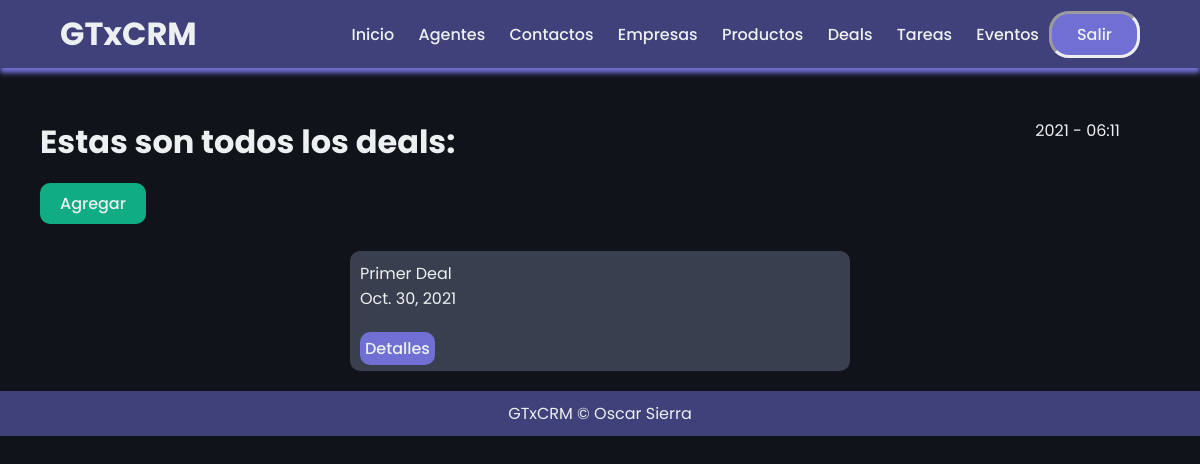
The page /deals/ (signed in) on the database as committed earlier.
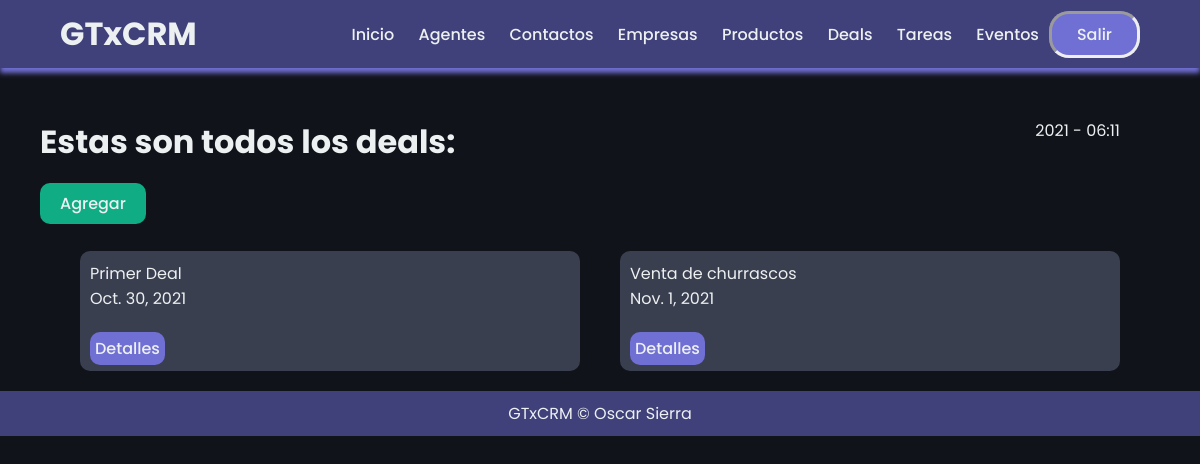
The same page on the database as committed later.
### mainapp/models.py (models this page shows, shortened)
class Deal(models.Model):
    nombre = models.CharField(max_length=45)
    contacto = models.ForeignKey("Lead", on_delete=models.CASCADE)
    empresa = models.ForeignKey("Empresa", on_delete=models.CASCADE)
    estado = models.ForeignKey("Estado", null=True, blank=True, on_delete=models.SET_NULL)
    monto = models.FloatField()
    fechaCierre = models.DateField()
    descripcion = models.TextField()
    producto = models.ForeignKey("Producto", on_delete=models.CASCADE)
    organizacion = models.ForeignKey(userProfile, on_delete=models.CASCADE)

### mainapp/views.py (the view)
# urls.py: path('deals/', dealListView.as_view(), name = 'deal_list'),
class dealListView(LoginRequiredMixin, ListView):
    template_name="deals/deal_list.html"
    context_object_name = "deals"
    def get_queryset(self):
        user = self.request.user
        if user.es_organizador:
            queryset = Deal.objects.filter(organizacion=user.userprofile)
        else:
            queryset = Deal.objects.filter(organizacion=user.agent.organizacion)
        return queryset

### mainapp/templates/deals/deal_list.html (shortened to what this page needs)
{% extends 'layouts/layouts.html'%}
{% block content %}
<div class="start">
    <div class="initial">
        <h1>Estas son todos los deals: </h1>
            <div id="time">
                {% now "Y - h:m"%}
            </div>
        </div>
    </div>
<br/>
<div class="divbtn" style="margin-left: 40px;">
    <a class="submitbtn" href="{% url 'deal_create' %}"><button>Agregar</button></a>
</div>
<br/>
<div class="list_container">
    {% for deal in deals %}
        <div class="list_content">
        <p>{{ deal.nombre }}<br/>
        {{ deal.fechaCierre }}<br/><br/>
        <a class="detail_href" href="{% url 'deal_detail' deal.pk %}">Detalles</a>
        </div>
    {% endfor %}
</div>
{% endblock %}

Rows that differ between the two databases and show on the page:
added Deal: nombre "Venta de churrascos", fechaCierre "Nov. 1, 2021"
